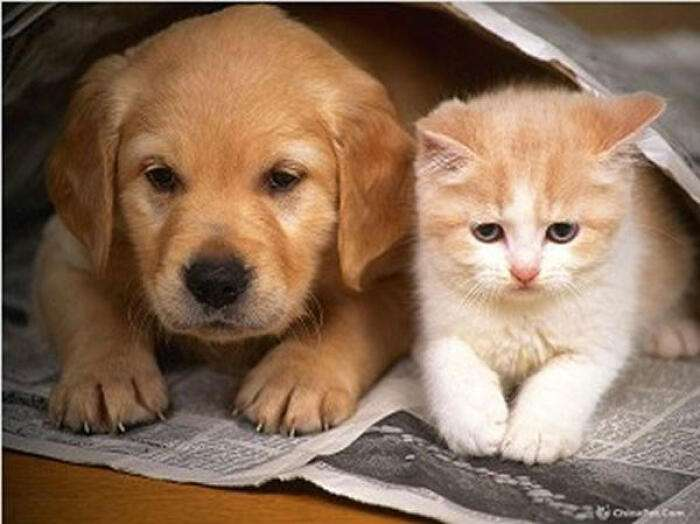
//> input picture opencv/data/test.jpg, 700 x 524 px
$ ./清晰度检测   (built with g++ and OpenCV 4)
//> lines starting //> are read from the running program, lines starting //| are printed output that depends on the picture; after the words box and inside, x2 and y2 are one past the last pixel; in counts of white or black regions, pixels touching at a corner belong together
/**
* https://blog.csdn.net/dcrmg/article/details/53543341
* g++ hello.cpp `pkg-config opencv --cflags --libs`
* 这里实现3种清晰度评价方法，分别是Tenengrad梯度方法、Laplacian梯度方法和方差方法。
* -------------------------------------------------------------------------------*
* 1.Tenengrad梯度方法
* Tenengrad梯度方法利用Sobel算子分别计算水平和垂直方向的梯度，同一场景下梯度值越高，图像越清晰。
* 以下是具体实现，这里衡量的指标是经过Sobel算子处理后的图像的平均灰度值，值越大，代表图像越清晰。
* -------------------------------------------------------------------------------*
* 2.Laplacian梯度方法：
* Laplacian梯度是另一种求图像梯度的方法，在上例的OpenCV代码中直接替换Sobel算子即可。
* -------------------------------------------------------------------------------*
* 3.方差方法：
* 方差是概率论中用来考察一组离散数据和其期望（即数据的均值）之间的离散（偏离）成都的度量方法。
* 方差较大，表示这一组数据之间的偏差就较大，组内的数据有的较大，有的较小，分布不均衡；
* 方差较小，表示这一组数据之间的偏差较小，组内的数据之间分布平均，大小相近。
* 对焦清晰的图像相比对焦模糊的图像，它的数据之间的灰度差异应该更大，即它的方差应该较大，
* 可以通过图像灰度数据的方差来衡量图像的清晰度，方差越大，表示清晰度越好。
*/

#include <opencv2/opencv.hpp>
//#include <opencv2/core.hpp>
//#include <opencv2/imgcodecs.hpp>
//#include <opencv2/highgui.hpp>
#include <iostream>
#include <cmath>
#include <string>

using namespace std;
using namespace cv;

#define mycout cout<<"["<<__FILE__<<":"<<__LINE__<<"]"

// [22 lines left out: function tenengrad_Sobel, not called in this run]


int tenengrad_Laplacian(Mat &imageSource,Mat &imageGrey)
{
	Mat imageSobel;
	// Sobel(imageGrey, imageSobel, CV_16U, 1, 1);
	Laplacian(imageGrey, imageSobel, CV_16U);

	//图像的平均灰度
	double meanValue = 0.0;
	meanValue = mean(imageSobel)[0];

	//double to string
	stringstream meanValueStream;
	string meanValueString;
	meanValueStream << meanValue;
	meanValueStream >> meanValueString;
	meanValueString = "Articulation(Laplacian Method): " + meanValueString;
	putText(imageSource, meanValueString, Point(20, 50), CV_FONT_HERSHEY_COMPLEX, 0.8, Scalar(255, 255, 25), 2);
	// imshow("Articulation", imageSource);
	// waitKey();
	imwrite("../test2.jpg",imageSource);

	return 0;
}


// [25 lines left out: function variance_method, not called in this run]


int main(int argc, char *argv[])
{
    string path="../test.jpg";

    if (argc>1) // 手动输入参数
        path=argv[1];

    // load image
    Mat srcImage = imread(path,IMREAD_COLOR);
//> srcImage is the input picture: 524 rows x 700 cols, CV_8UC3; mean B, G, R 88.7, 110.7, 138.7
    if(srcImage.empty()) // or srcImage.data==NULL
    {
        mycout <<"image: "<<path<<" load fail"<<endl;
        return -1;
    }

    // 目标图像
    Mat dstImage = Mat::zeros(srcImage.size(),CV_8UC1);// 创建一个大小类型与srcImage一样的全0图像
    //  将RGB图像转变到灰度图
    cvtColor(srcImage,dstImage,COLOR_BGR2GRAY);
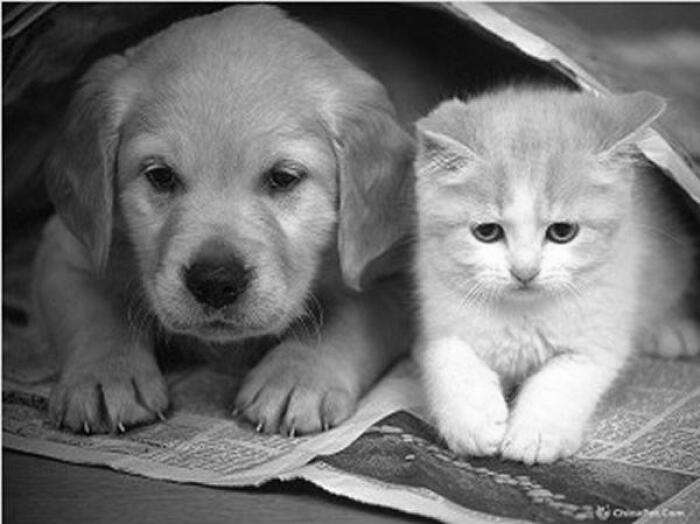
//> dstImage: 524 rows x 700 cols, CV_8UC1; min 0, max 255, mean 116.6

    //tenengrad_Sobel(srcImage,dstImage);
	tenengrad_Laplacian(srcImage,dstImage);
//> in tenengrad_Laplacian, `Laplacian(imageGrey, imageSobel, CV_16U);`:
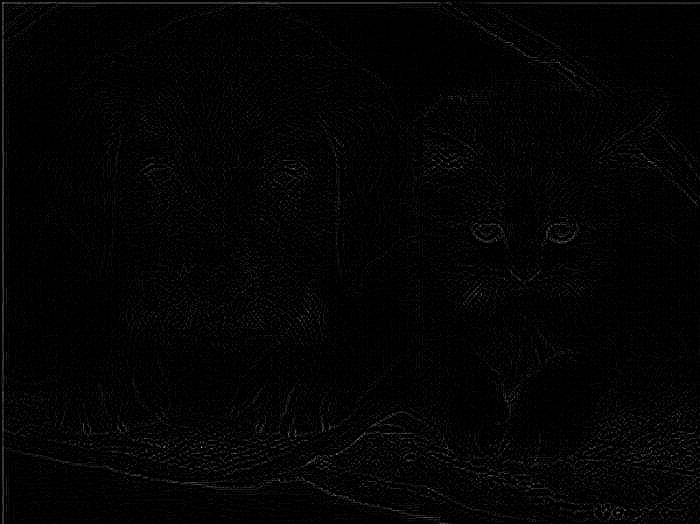
//> imageSobel: 524 rows x 700 cols, CV_16UC1; min 0, max 172, mean 3.9
//> in tenengrad_Laplacian, `meanValue = mean(imageSobel)[0];`: meanValue = 3.86
//> in tenengrad_Laplacian, `putText(imageSource, meanValueString, Point(20, 50), CV_FONT_HERSHEY_C..`:
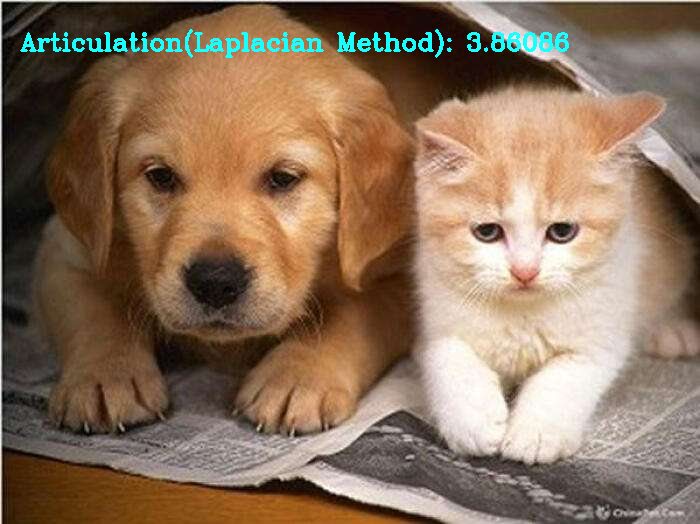
//> imageSource: 524 rows x 700 cols, CV_8UC3; 1.27% of pixels changed, all inside (x1, y1, x2, y2) = (20, 29, 569, 58)
	//variance_method(srcImage,dstImage);

    return 0;
}
